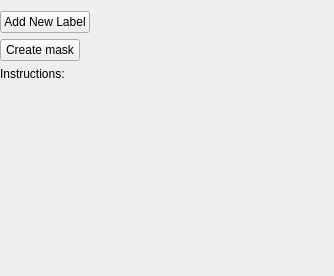
<?xml version="1.0" encoding="UTF-8"?>
<ui version="4.0">
 <class>MitkDrawingTool</class>
 <widget class="QWidget" name="MitkDrawingTool">
  <property name="geometry">
   <rect>
    <x>0</x>
    <y>0</y>
    <width>334</width>
    <height>276</height>
   </rect>
  </property>
  <property name="sizePolicy">
   <sizepolicy hsizetype="Preferred" vsizetype="Ignored">
    <horstretch>0</horstretch>
    <verstretch>0</verstretch>
   </sizepolicy>
  </property>
  <property name="minimumSize">
   <size>
    <width>0</width>
    <height>0</height>
   </size>
  </property>
  <property name="windowTitle">
   <string>Form</string>
  </property>
  <layout class="QVBoxLayout" name="verticalLayout">
   <property name="leftMargin">
    <number>0</number>
   </property>
   <property name="rightMargin">
    <number>0</number>
   </property>
   <item alignment="Qt::AlignLeft|Qt::AlignTop">
    <widget class="ActionPushButton" name="newLabelPushBtn">
     <property name="styleSheet">
      <string notr="true"/>
     </property>
     <property name="text">
      <string>Add New Label</string>
     </property>
    </widget>
   </item>
   <item alignment="Qt::AlignLeft|Qt::AlignTop">
    <widget class="ActionPushButton" name="createMaskPushBtn">
     <property name="text">
      <string>Create mask</string>
     </property>
    </widget>
   </item>
   <item>
    <widget class="InfoLabel" name="infoLabel">
     <property name="sizePolicy">
      <sizepolicy hsizetype="Expanding" vsizetype="Preferred">
       <horstretch>0</horstretch>
       <verstretch>0</verstretch>
      </sizepolicy>
     </property>
     <property name="minimumSize">
      <size>
       <width>170</width>
       <height>0</height>
      </size>
     </property>
     <property name="text">
      <string>Instructions:</string>
     </property>
     <property name="alignment">
      <set>Qt::AlignLeading|Qt::AlignLeft|Qt::AlignVCenter</set>
     </property>
     <property name="wordWrap">
      <bool>true</bool>
     </property>
    </widget>
   </item>
   <item>
    <widget class="QmitkLabelSetWidget" name="labelSetWidget" native="true">
     <property name="sizePolicy">
      <sizepolicy hsizetype="Preferred" vsizetype="Fixed">
       <horstretch>0</horstretch>
       <verstretch>0</verstretch>
      </sizepolicy>
     </property>
     <property name="minimumSize">
      <size>
       <width>0</width>
       <height>90</height>
      </size>
     </property>
    </widget>
   </item>
   <item>
    <widget class="QWidget" name="toolGUIArea" native="true">
     <property name="minimumSize">
      <size>
       <width>0</width>
       <height>0</height>
      </size>
     </property>
     <layout class="QHBoxLayout" name="horizontalLayout"/>
    </widget>
   </item>
   <item>
    <widget class="QmitkToolSelectionBox" name="toolSelectionBox" native="true"/>
   </item>
   <item>
    <spacer name="verticalSpacer">
     <property name="orientation">
      <enum>Qt::Vertical</enum>
     </property>
     <property name="sizeHint" stdset="0">
      <size>
       <width>20</width>
       <height>40</height>
      </size>
     </property>
    </spacer>
   </item>
  </layout>
 </widget>
 <customwidgets>
  <customwidget>
   <class>ActionPushButton</class>
   <extends>QPushButton</extends>
   <header>ActionPushButton.h</header>
  </customwidget>
  <customwidget>
   <class>QmitkToolSelectionBox</class>
   <extends>QWidget</extends>
   <header location="global">QmitkToolSelectionBox.h</header>
  </customwidget>
  <customwidget>
   <class>QmitkLabelSetWidget</class>
   <extends>QWidget</extends>
   <header location="global">Qmitk/QmitkLabelSetWidget.h</header>
   <container>1</container>
  </customwidget>
  <customwidget>
   <class>InfoLabel</class>
   <extends>QLabel</extends>
   <header>InfoLabel.h</header>
  </customwidget>
 </customwidgets>
 <resources/>
 <connections/>
</ui>
